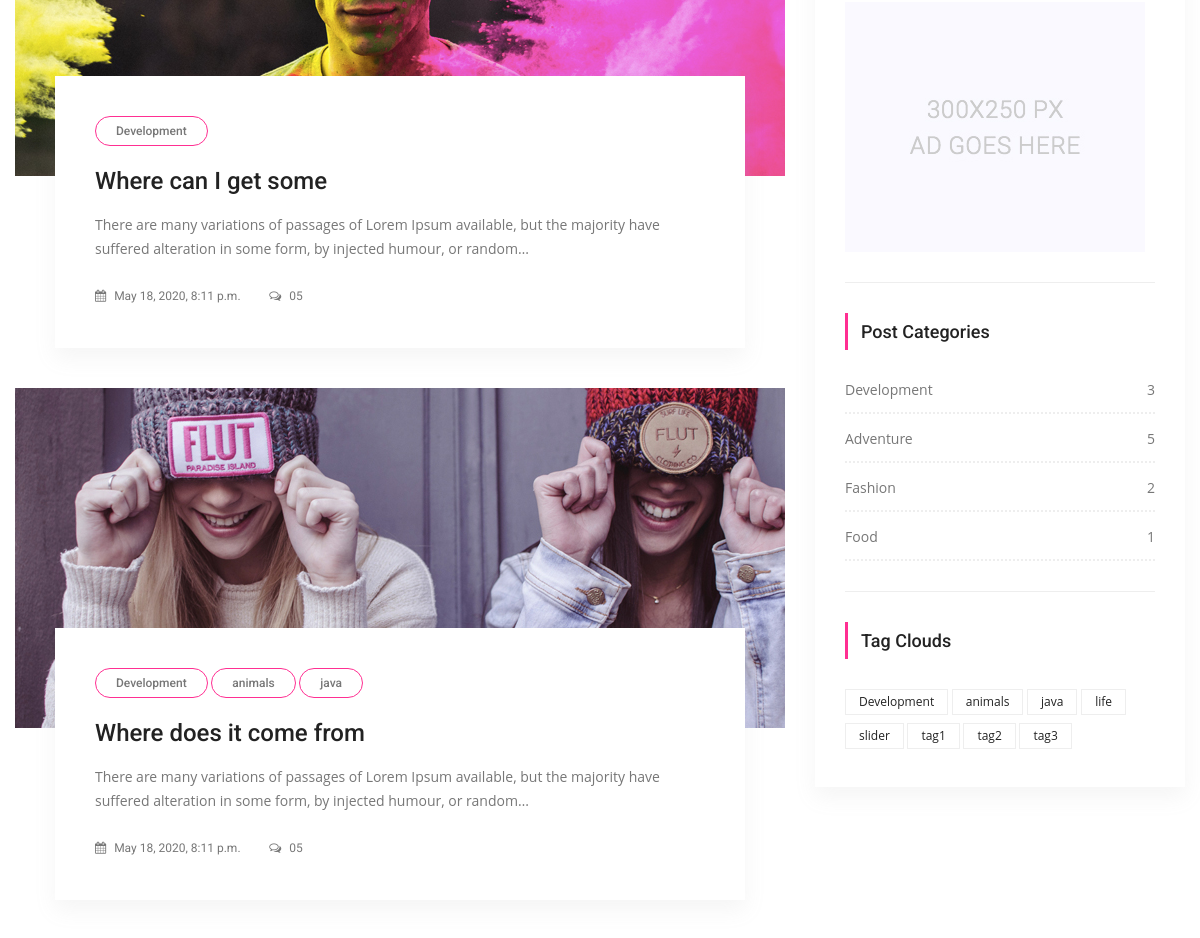
The app's page /search/ (middle part), older data.
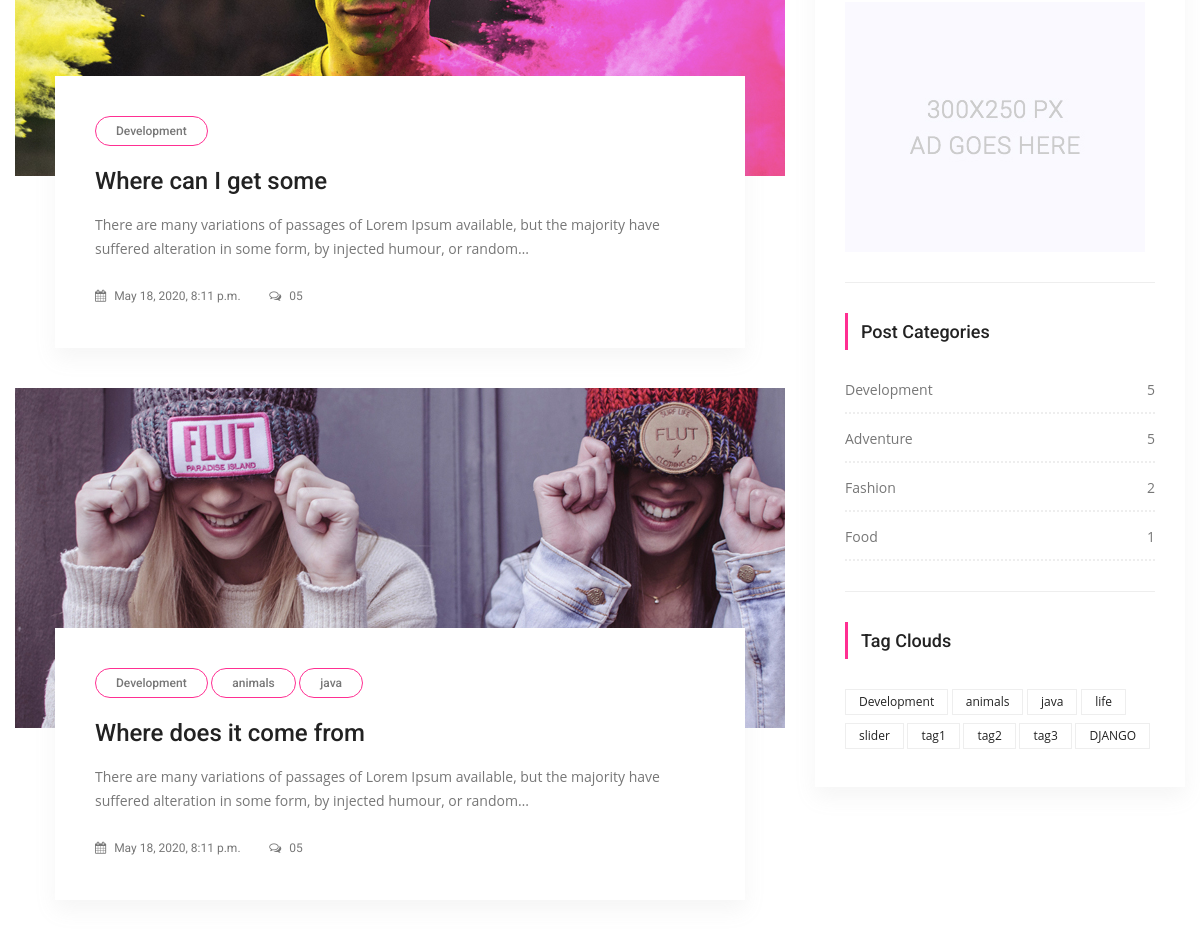
The same page, newer data.
### posts/models.py (models this page shows, shortened)
class Post(models.Model):
    title = models.CharField(_('title'), max_length=150)
    content = models.TextField(_('content'))
    publishing_date = models.DateTimeField(_('publishing_date'), auto_now_add=True)
    image = models.ImageField(_('image'), blank=True, null=True, upload_to='uploads/')
    user = models.ForeignKey(settings.AUTH_USER_MODEL, on_delete=models.CASCADE)
    slug = models.SlugField(_('slug'), default="slug", editable=False)
    category = models.ForeignKey(Category, on_delete=models.CASCADE, default=1, related_name="posts")
    tag = models.ManyToManyField(Tag, related_name="posts", blank=True)
    slider_post = models.BooleanField(_('slider_post'), blank=True, null=True)
    hit = models.PositiveIntegerField(_('hit'), default=0)
    likes = models.ManyToManyField(settings.AUTH_USER_MODEL, related_name='blog_post')
    class Meta:
        ordering = ["id"]

class Tag(models.Model):
    title = models.CharField(_('title'), max_length=50)
    slug = models.SlugField(_('slug'), editable=False)
    def __str__(self):
        return self.title

class Category(models.Model):
    title = models.CharField(_('title'), max_length=150)
    slug = models.SlugField(_('slug'), editable=False)
    def post_count(self):
        return self.posts.all().count()

### posts/views.py (the view)
# urls.py: path('search/', SearchView.as_view(), name='search'),
class SearchView(ListView):
    model = Post
    template_name = 'posts/search.html'
    paginate_by = 5
    context_object_name = 'posts'
    def get_queryset(self):
        query = self.request.GET.get("q")
        if query:
            return Post.objects.filter(Q(title__icontains=query) |
                                       Q(content__icontains=query) |
                                       Q(tag__title__icontains=query)
                                       ).order_by('id').distinct()
        return Post.objects.all().order_by('id')

### posts/templatetags/custom_tags.py (called while the page is built)
@register.simple_tag(name="categories")
def all_categories():
    return Category.objects.all()

@register.simple_tag(name="tags")
def all_tags():
    return Tag.objects.all()

@register.simple_tag(name="hit_posts")
def hit_posts():
    return Post.objects.order_by('-hit')[:5]

### templates/posts/search.html (shortened to what this page needs)
{% extends 'base.html' %}
{% load static %}
{% block content %}
        <section class="blog_area p_120">
            <div class="container">
                <div class="row">
                    <div class="col-lg-8">
                        <div class="blog_left_sidebar">
							{% for post in posts %}
                            <article class="blog_style1">
                            	<div class="blog_img">
                            		<img class="img-fluid" src="{{ post.image.url }}" style="width:100%" alt="">
                            	</div>
                            	<div class="blog_text">
									<div class="blog_text_inner">
										{% for tag in post.tag.all %}
										<a class="cat" href="#">{{ tag.title }}</a>
										{% endfor %}
										<a href="{% url 'posts:detail' pk=post.id slug=post.slug %}"><h4>{{ post.title }}</h4></a>
										<p> {{ post.content |truncatechars:150}}</p>
										<div class="date">
											<a href="#"><i class="fa fa-calendar" aria-hidden="true"></i> {{ post.publishing_date }}</a>
											<a href="#"><i class="fa fa-comments-o" aria-hidden="true"></i> 05</a>
										</div>
									</div>
                            	</div>
                            </article>
							{% endfor %}
                        </div>
                    </div>
                    {% include 'right_side.html' %}
                </div>
            </div>
        </section>
       {% endblock %}

### templates/right_side.html (shortened to what this page needs)
{% load static %}
{% load custom_tags %}
<div class="col-lg-4">
                        <div class="blog_right_sidebar">
                                {% hit_posts as posts %}
                            <aside class="single_sidebar_widget">
                                <a href="#"><img class="img-fluid" src="{% static 'img/blog/add.jpg' %}" alt=""></a>
                                <div class="br"></div>
                            </aside>
                            <aside class="single_sidebar_widget post_category_widget">
                                <h4 class="widget_title">Post Categories</h4>
                                <ul class="list cat-list">
                                    {% categories as categories %}
                                    {% for category in categories %}
                                    <li>
                                        <a href="{% url 'posts:category_detail' pk=category.id slug=category.slug %}" class="d-flex justify-content-between">
                                            <p>{{ category.title }}</p>
                                            <p>{{ category.post_count }}</p>
                                        </a>
                                    </li>
                                    {% endfor %}
                                </ul>
                                <div class="br"></div>
                            </aside>
                            <aside class="single-sidebar-widget tag_cloud_widget">
                                <h4 class="widget_title">Tag Clouds</h4>
                                <ul class="list">
                                    {% tags as labels %}
                                    {% for label in labels %}
                                    <li><a href="{% url 'posts:tag_detail' label.slug %}">{{ label }}</a></li>
                                    {% endfor %}
                                </ul>
                            </aside>
                        </div>
                    </div>

Row changes from the older to the newer data that the page shows:
computed for Category "Development": post_count "3" → "5"
added Tag: title "DJANGO", shown under "Tag Clouds"
